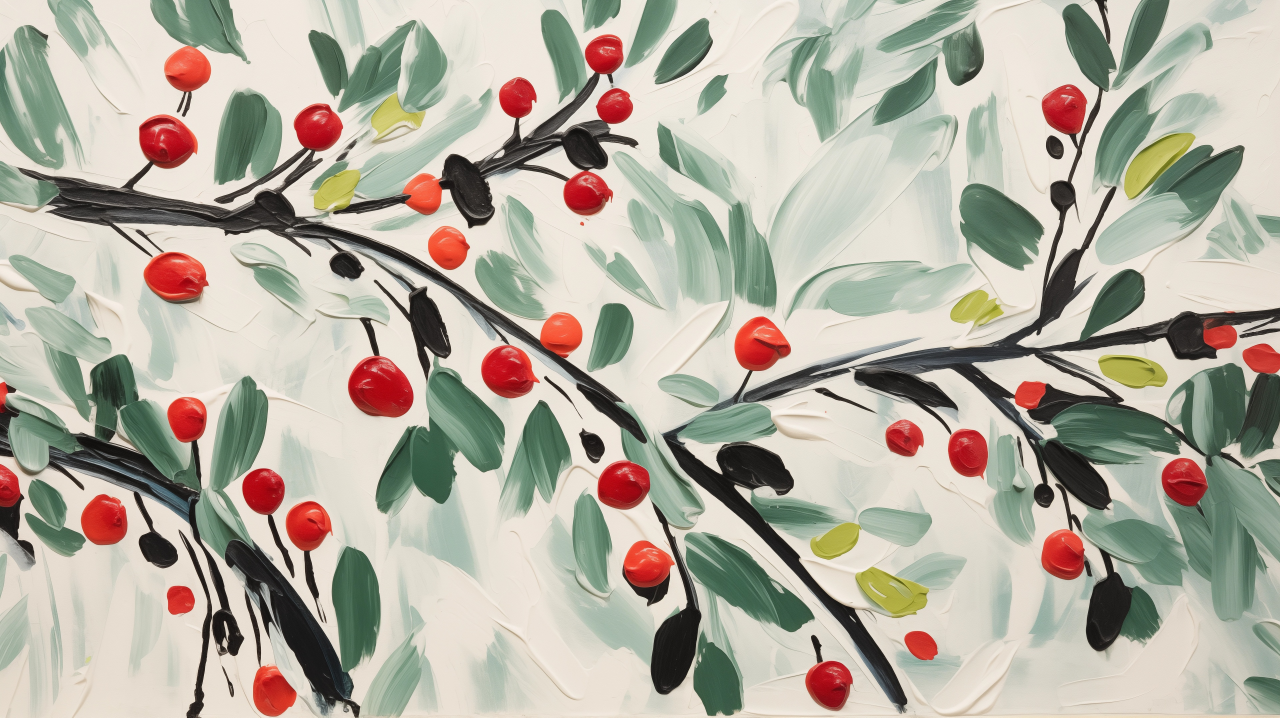
#> input picture sample_image.jpeg, 3840 x 2152 px (shown at 1/3 size)
$ python image_enhancement.py
#> lines starting #> are read from the running program, lines starting #| are printed output that depends on the picture
#!/usr/bin/env python3
"""Image enhancement module for processing and optimizing artwork."""

import os
import sys
import argparse
from typing import Tuple, Optional, Dict, Any, List
from PIL import Image, ImageEnhance, ImageFilter
import time


def load_image(image_path: str) -> Optional[Image.Image]:
    """Load an image from the specified path.

    Args:
        image_path: Path to the image file

    Returns:
        Loaded PIL Image object or None if loading fails
    """
    if not os.path.exists(image_path):
        print(f"Error: Image {image_path} not found")
        return None

    try:
        return Image.open(image_path)
    except Exception as e:
        print(f"Error loading image: {e}")
        return None


def save_image(image: Image.Image, output_path: str) -> bool:
    """Save a PIL Image to the specified path.

    Args:
        image: PIL Image to save
        output_path: Path where image should be saved

    Returns:
        True if successful, False otherwise
    """
    try:
        # Ensure the directory exists
        os.makedirs(os.path.dirname(output_path), exist_ok=True)

        # Save with high quality and optimization for reliable TV upload
        # Quality 85 provides visually lossless compression for target 3-4 MB files
        image.save(output_path, quality=85, optimize=True)
        print(f"Image saved to {output_path}")
        return True
    except Exception as e:
        print(f"Error saving image: {e}")
        return False


# [90 lines left out: function resize_image, not called in this run]


def apply_enhancement(
    image: Image.Image,
    sharpness: float = 1.0,
    contrast: float = 1.0,
    brightness: float = 1.0,
    color: float = 1.0,
    upscale_factor: float = 1.0,
    unsharp_mask: bool = False,
    unsharp_radius: float = 2.0,
    unsharp_percent: int = 150,
    unsharp_threshold: int = 3,
) -> Image.Image:
    """Apply various enhancements to an image.

    Args:
        image: PIL Image to enhance
        sharpness: Sharpness factor (1.0 = unchanged)
        contrast: Contrast factor (1.0 = unchanged)
        brightness: Brightness factor (1.0 = unchanged)
        color: Color factor (1.0 = unchanged)
        upscale_factor: Factor by which to upscale (1.0 = unchanged)
        unsharp_mask: Whether to apply unsharp mask filter
        unsharp_radius: Radius for unsharp mask
        unsharp_percent: Percent for unsharp mask
        unsharp_threshold: Threshold for unsharp mask

    Returns:
        Enhanced PIL Image
    """
    # Apply enhancements in a sensible order
    result = image.copy()

    # First upscale if requested (before other enhancements)
    if upscale_factor > 1.0:
        new_width = int(result.width * upscale_factor)
        new_height = int(result.height * upscale_factor)
        # Use LANCZOS resampling for best quality
        result = result.resize((new_width, new_height), Image.Resampling.LANCZOS)

    # Apply brightness adjustment
    if brightness != 1.0:
        enhancer = ImageEnhance.Brightness(result)
        result = enhancer.enhance(brightness)

    # Apply color adjustment
    if color != 1.0:
        enhancer = ImageEnhance.Color(result)
        result = enhancer.enhance(color)

    # Apply contrast adjustment (after brightness and color)
    if contrast != 1.0:
        enhancer = ImageEnhance.Contrast(result)
        result = enhancer.enhance(contrast)

    # Apply regular sharpness (before unsharp mask if both are used)
    if sharpness != 1.0:
        enhancer = ImageEnhance.Sharpness(result)
        result = enhancer.enhance(sharpness)

    # Apply unsharp mask if requested (often better than simple sharpening)
    if unsharp_mask:
        result = result.filter(
            ImageFilter.UnsharpMask(
                radius=unsharp_radius,
                percent=unsharp_percent,
                threshold=unsharp_threshold
            )
        )

    return result


def process_image(
    input_path: str,
    output_dir: str,
    params: Dict[str, Any]
) -> Optional[str]:
    """Process an image with the specified enhancement parameters.

    Args:
        input_path: Path to the input image
        output_dir: Directory to save the enhanced image
        params: Dictionary of enhancement parameters

    Returns:
        Path to the enhanced image if successful, None otherwise
    """
    # Load the image
    image = load_image(input_path)
    if not image:
        return None

    # Get original dimensions for filename
    orig_width, orig_height = image.size

    # Apply enhancements
    start_time = time.time()
    enhanced = apply_enhancement(image, **params)
    process_time = time.time() - start_time

    # Get new dimensions
    new_width, new_height = enhanced.size

    # Create descriptive filename
    base_name = os.path.basename(input_path)
    name, ext = os.path.splitext(base_name)

    # Include parameters in filename for easier comparison
    param_str = f"s{params['sharpness']}_c{params['contrast']}_b{params['brightness']}"
    if params['upscale_factor'] > 1.0:
        param_str += f"_up{params['upscale_factor']}"
    if params['unsharp_mask']:
        param_str += f"_um{params['unsharp_radius']}-{params['unsharp_percent']}"

    # Create output path with descriptive filename
    output_filename = f"{name}_{param_str}{ext}"
    output_path = os.path.join(output_dir, output_filename)

    # Save the enhanced image
    if save_image(enhanced, output_path):
        # Print details about the processing
        print(f"Processing time: {process_time:.2f} seconds")
        print(f"Original size: {orig_width}x{orig_height}")
        print(f"New size: {new_width}x{new_height}")
        return output_path

    return None


# [85 lines left out: function create_comparison_grid, not called in this run]


def main() -> None:
    """Parse arguments and run image enhancement tests."""
    parser = argparse.ArgumentParser(description="Test image enhancement techniques")
    parser.add_argument(
        "--input", "-i",
        default="sample_image.jpeg",
        help="Path to input image (default: sample_image.jpeg)"
    )
    parser.add_argument(
        "--output-dir", "-o",
        default="enhanced_images",
        help="Directory to save enhanced images (default: enhanced_images)"
    )
    parser.add_argument(
        "--sharpness", "-s",
        type=float,
        default=1.5,
        help="Sharpness enhancement factor (default: 1.5)"
    )
    parser.add_argument(
        "--contrast", "-c",
        type=float,
        default=1.2,
        help="Contrast enhancement factor (default: 1.2)"
    )
    parser.add_argument(
        "--brightness", "-b",
        type=float,
        default=1.0,
        help="Brightness enhancement factor (default: 1.0)"
    )
    parser.add_argument(
        "--color", "-k",
        type=float,
        default=1.1,
        help="Color enhancement factor (default: 1.1)"
    )
    parser.add_argument(
        "--upscale", "-u",
        type=float,
        default=1.0,
        help="Upscale factor (default: 1.0, no upscaling)"
    )
    parser.add_argument(
        "--unsharp-mask",
        action="store_true",
        help="Apply unsharp mask filter"
    )
    parser.add_argument(
        "--unsharp-radius",
        type=float,
        default=2.0,
        help="Unsharp mask radius (default: 2.0)"
    )
    parser.add_argument(
        "--unsharp-percent",
        type=int,
        default=150,
        help="Unsharp mask percent (default: 150)"
    )
    parser.add_argument(
        "--unsharp-threshold",
        type=int,
        default=3,
        help="Unsharp mask threshold (default: 3)"
    )
    parser.add_argument(
        "--grid",
        action="store_true",
        help="Create a comparison grid with original and enhanced image"
    )
    parser.add_argument(
        "--preset",
        choices=["mild", "medium", "strong", "tv-optimized"],
        help="Use a predefined preset instead of individual parameters"
    )

    args = parser.parse_args()

    # Create output directory if it doesn't exist
    os.makedirs(args.output_dir, exist_ok=True)

    # Apply presets if specified
    if args.preset:
        if args.preset == "mild":
            params = {
                "sharpness": 1.3,
                "contrast": 1.1,
                "brightness": 1.0,
                "color": 1.05,
                "upscale_factor": 1.0,
                "unsharp_mask": False,
                "unsharp_radius": 2.0,
                "unsharp_percent": 150,
                "unsharp_threshold": 3,
            }
        elif args.preset == "medium":
            params = {
                "sharpness": 1.5,
                "contrast": 1.2,
                "brightness": 1.05,
                "color": 1.1,
                "upscale_factor": 1.0,
                "unsharp_mask": True,
                "unsharp_radius": 2.0,
                "unsharp_percent": 150,
                "unsharp_threshold": 3,
            }
        elif args.preset == "strong":
            params = {
                "sharpness": 2.0,
                "contrast": 1.3,
                "brightness": 1.1,
                "color": 1.2,
                "upscale_factor": 1.0,
                "unsharp_mask": True,
                "unsharp_radius": 3.0,
                "unsharp_percent": 200,
                "unsharp_threshold": 2,
            }
        elif args.preset == "tv-optimized":
            params = {
                "sharpness": 1.7,
                "contrast": 1.25,
                "brightness": 1.05,
                "color": 1.15,
                "upscale_factor": 1.2,  # Slight upscale
                "unsharp_mask": True,
                "unsharp_radius": 2.0,
                "unsharp_percent": 180,
                "unsharp_threshold": 3,
            }
    else:
        # Use individual parameters
        params = {
            "sharpness": args.sharpness,
            "contrast": args.contrast,
            "brightness": args.brightness,
            "color": args.color,
            "upscale_factor": args.upscale,
            "unsharp_mask": args.unsharp_mask,
            "unsharp_radius": args.unsharp_radius,
            "unsharp_percent": args.unsharp_percent,
            "unsharp_threshold": args.unsharp_threshold,
        }

    # Process the image
    enhanced_path = process_image(args.input, args.output_dir, params)
#> in load_image, returned value is the input picture: PIL image 3840x2152 RGB; mean R, G, B 179.8, 174.9, 161.8
#> in apply_enhancement, `result = enhancer.enhance(contrast)`:
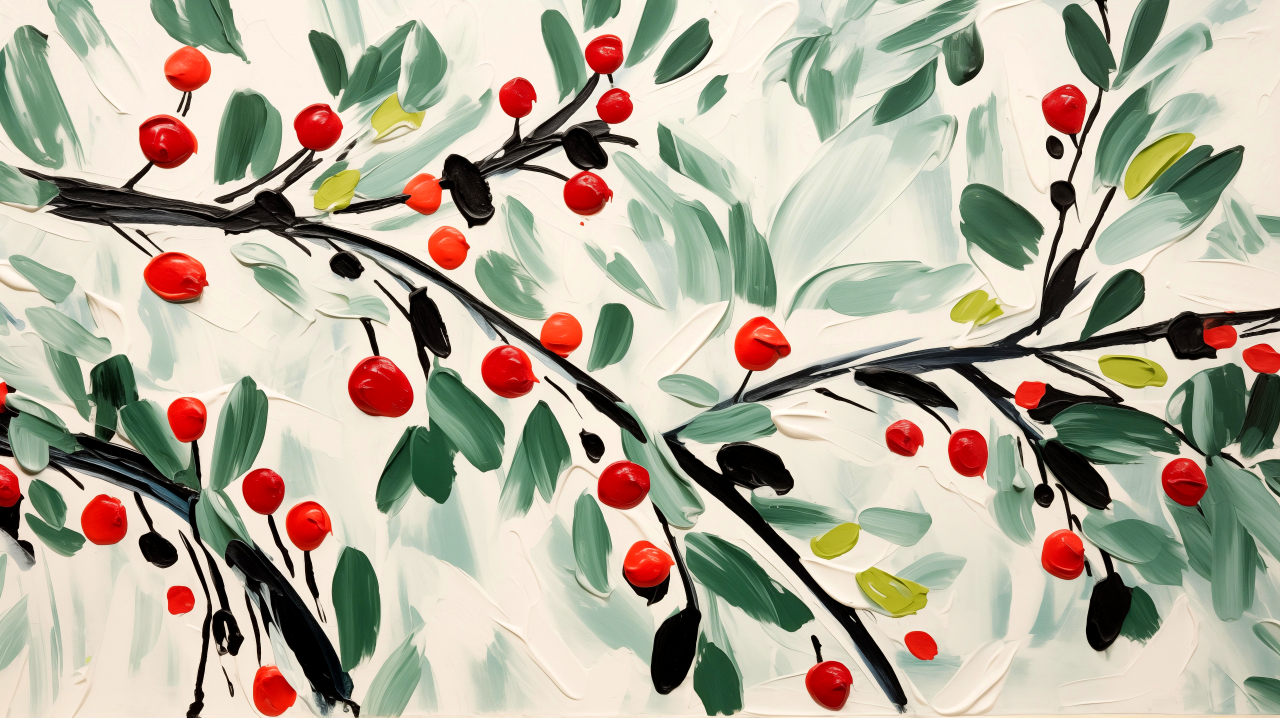
#> result: PIL image 3840x2152 RGB (shown at 1/3 size); mean R, G, B 180.5, 174.7, 157
#| Original size: 3840x2152
#| New size: 3840x2152

    if enhanced_path and args.grid:
        # Create comparison grid
        grid_path = os.path.join(args.output_dir, "comparison_grid.jpg")
        create_comparison_grid(
            args.input,
            [enhanced_path],
            grid_path
        )


if __name__ == "__main__":
    main()
